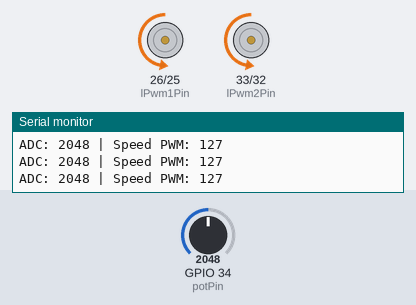
Simulated run of this sketch. Board: ESP32. Shown: motor-driver pin pairs drawn as motors (green arrow = first pin HIGH = forward, orange = second pin HIGH = backward, longer = more drive, scaled by the enable pin), the last lines printed to the serial monitor. Inputs (shaded band) come from the test bench; at power-on: GPIO 34 (potPin) = 2048.

Above: at 1.2 s.
1.3 s: GPIO 34 (potPin) set to 2866
At 2.0 s:
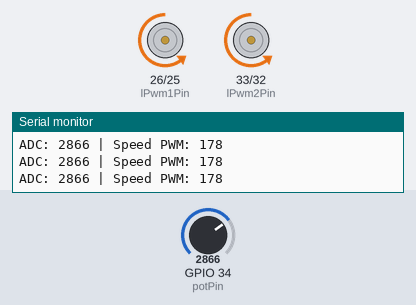
2.8 s: GPIO 34 (potPin) set to 3603
At 3.2 s:
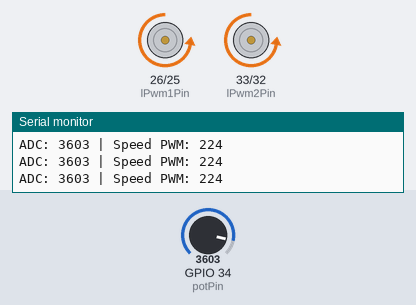
4.3 s: GPIO 34 (potPin) set to 491
At 5.5 s:
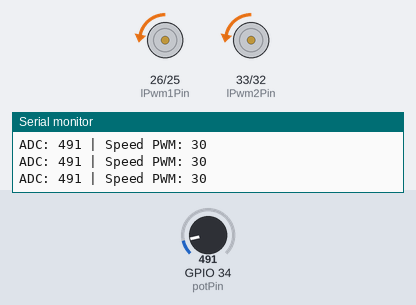
5.8 s: GPIO 34 (potPin) set to 0
At 6.8 s:
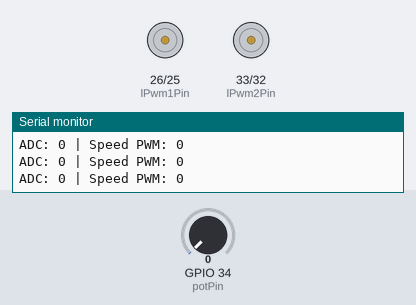
7.3 s: GPIO 34 (potPin) set to 2047
At 8.0 s:
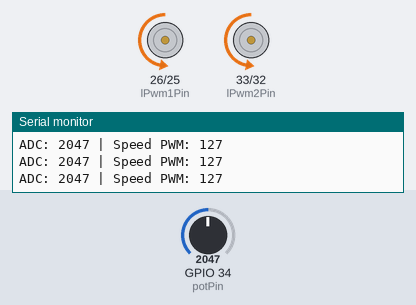
Timing chart, 0 to 9.8 s (numbered marks = the images above; inputs shaded):
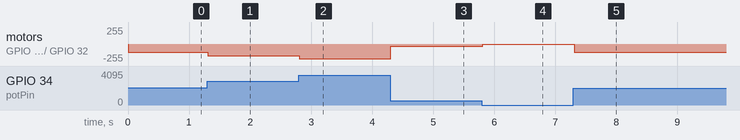

Measured:
- after the input at 1.3 s, motor on GPIO 26 (lPwm1Pin) / GPIO 25 (rPwm1Pin), motor on GPIO 33 (lPwm2Pin) / GPIO 32 (rPwm2Pin): backward 127/255 → backward 177/255 at once
- after the input at 2.8 s, motor on GPIO 26 (lPwm1Pin) / GPIO 25 (rPwm1Pin), motor on GPIO 33 (lPwm2Pin) / GPIO 32 (rPwm2Pin): backward 177/255 → backward 223/255 at once
- after the input at 4.3 s, motor on GPIO 26 (lPwm1Pin) / GPIO 25 (rPwm1Pin), motor on GPIO 33 (lPwm2Pin) / GPIO 32 (rPwm2Pin): backward 223/255 → backward 30/255 at once
- after the input at 5.8 s, motor on GPIO 26 (lPwm1Pin) / GPIO 25 (rPwm1Pin), motor on GPIO 33 (lPwm2Pin) / GPIO 32 (rPwm2Pin): backward 30/255 → stopped at once
- after the input at 7.3 s, motor on GPIO 26 (lPwm1Pin) / GPIO 25 (rPwm1Pin), motor on GPIO 33 (lPwm2Pin) / GPIO 32 (rPwm2Pin): stopped → backward 127/255 at once

The sketch:

Motors_Test.ino
```cpp
// --- Налаштування пінів ---

// Потенціометр
const int potPin = 34;

// Драйвер 1 (Лівий мотор)
const int en1Pin = 27;     // Дозвіл роботи (об'єднані R_EN та L_EN)
const int rPwm1Pin = 25;   // Рух вперед
const int lPwm1Pin = 26;   // Рух назад

// Драйвер 2 (Правий мотор)
const int en2Pin = 14;     // Дозвіл роботи (об'єднані R_EN та L_EN)
const int rPwm2Pin = 32;   // Рух вперед
const int lPwm2Pin = 33;   // Рух назад

// Параметри ШІМ
const int pwmFreq = 20000; // Частота 20 кГц (для уникнення писку двигунів)
const int pwmRes = 8;      // 8 біт (значення швидкості від 0 до 255)

void setup() {
  Serial.begin(115200);

  // Налаштовуємо піни активації як виходи
  pinMode(en1Pin, OUTPUT);
  pinMode(en2Pin, OUTPUT);

  // Ініціалізуємо ШІМ для всіх керуючих пінів (Синтаксис ESP32 Core 3.x.x)
  ledcAttach(rPwm1Pin, pwmFreq, pwmRes);
  ledcAttach(lPwm1Pin, pwmFreq, pwmRes);
  ledcAttach(rPwm2Pin, pwmFreq, pwmRes);
  ledcAttach(lPwm2Pin, pwmFreq, pwmRes);

  // Вмикаємо обидва драйвери
  digitalWrite(en1Pin, HIGH);
  digitalWrite(en2Pin, HIGH);
}

void loop() {
  // 1. Зчитуємо аналогове значення з потенціометра (діапазон ESP32: 0 - 4095)
  int potValue = analogRead(potPin);

  // 2. Конвертуємо значення АЦП у формат ШІМ (діапазон: 0 - 255)
  int speed = map(potValue, 0, 4095, 0, 255);

  // 3. Відправляємо швидкість на обидва мотори (рух вперед)

  // Керування Драйвером 1
  ledcWrite(lPwm1Pin, 0);       // Глушимо реверс
  ledcWrite(rPwm1Pin, speed);   // Задаємо швидкість вперед

  // Керування Драйвером 2
  ledcWrite(lPwm2Pin, 0);       // Глушимо реверс
  ledcWrite(rPwm2Pin, speed);   // Задаємо швидкість вперед

  // 4. Виведення даних для діагностики
  Serial.print("ADC: ");
  Serial.print(potValue);
  Serial.print(" | Speed PWM: ");
  Serial.println(speed);

  // Затримка для стабільності роботи АЦП
  delay(15);
}
```
